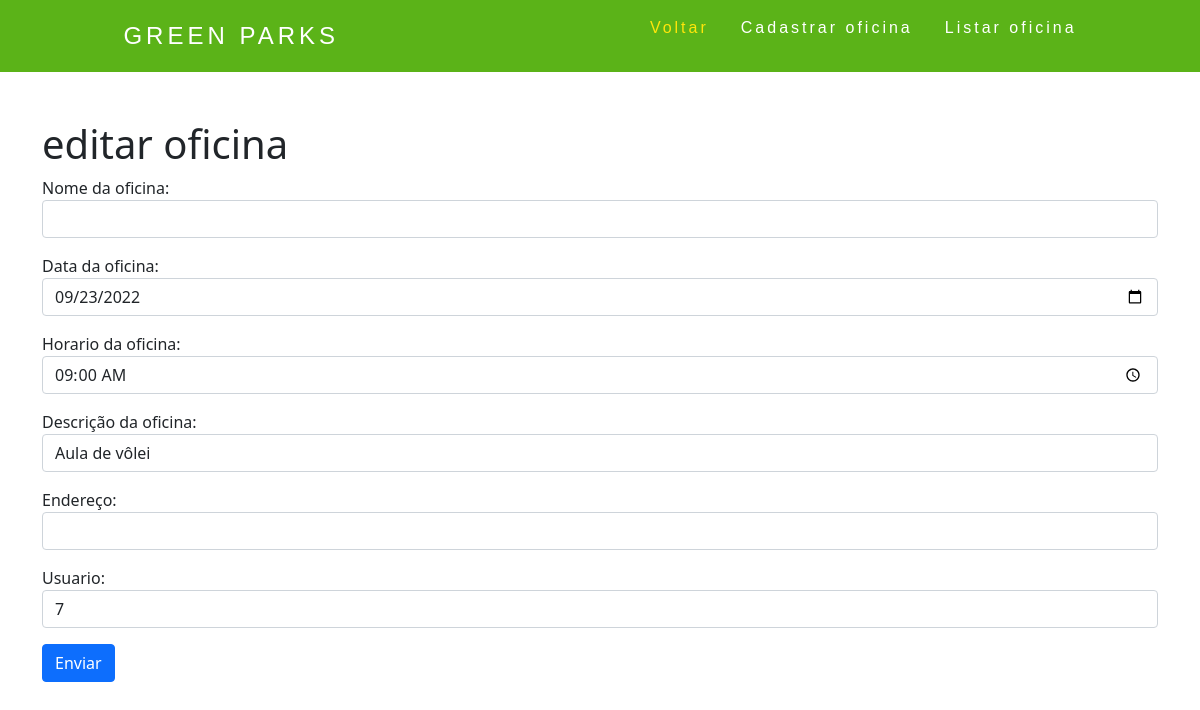
Screenshot of /app/Model/oficinas/cad_oficina.php?page=editar_oficina&id=1 with the database file from the repository.
### tables this page shows
CREATE TABLE `oficina` (
  `id_oficina` int(11) NOT NULL,
  `nome_oficina` varchar(100) NOT NULL,
  `data_oficina` date NOT NULL,
  `horario_oficina` time NOT NULL,
  `desc_oficina` varchar(100) NOT NULL,
  `cep_oficina` int(11) NOT NULL,
  `num_ende_oficina` varchar(50) NOT NULL,
  `id_usuario` int(11) NOT NULL
);

### app/Model/oficinas/editar_oficina.php (the view, shortened to what this page needs)
<h1>editar oficina</h1>
<?php
    $sql = "SELECT * FROM oficina WHERE id_oficina=".$_REQUEST["id"];
    $res = $conexaoMysqli->query($sql);
    $row = $res->fetch_object();
?>
<form action="?page=salvar_oficina" method="POST">
    <div class="mb-3">
        <label>Nome da oficina:</label>
        <input type="text" name="nome_oficina" value="<?php print $row->nome_oficina; ?>" class="form-control">
    </div>
    <div class="mb-3">
        <label>Data da oficina:</label>
        <input type="date" name="data_oficina" value="<?php print $row->data_oficina; ?>" class="form-control">
    </div>
    <div class="mb-3">
        <label>Horario da oficina:</label>
        <input type="time" name="horario_oficina" value="<?php print $row->horario_oficina; ?>" class="form-control">
    </div>
    <div class="mb-3">
        <label>Descrição da oficina:</label>
        <input type="text" name="desc_oficina" value="<?php print $row->desc_oficina; ?>" class="form-control">
    </div>
    <div class="mb-3">
        <label>Endereço:</label>
        <input type="text" name="id_endereco" value="<?php print $row->id_endereco; ?>" class="form-control">
    </div>
    <div class="mb-3">
        <label>Usuario:</label>
        <input type="text" name="id_usuario" value="<?php print $row->id_usuario; ?>" class="form-control">
    </div>
    <button type="submit" class="btn btn-primary">Enviar</button>
</form>

### app/View/css/stilo.css (style rules this page uses)
body { background-color: #ffffff; height: 2650px; max-height: 2650px; }
* { margin: 0; padding: 0; }

### rows the page displays
oficina: data_oficina "09/23/2022", horario_oficina "09:00:00", desc_oficina "Aula de vôlei", id_usuario "7"
